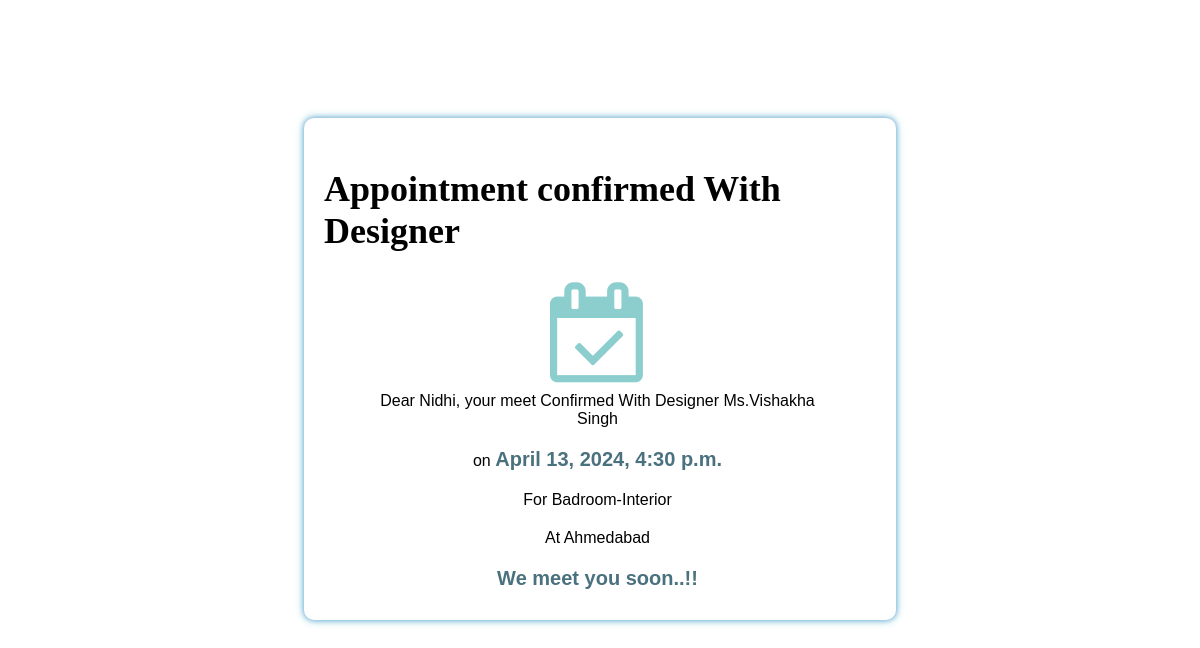
The page /meetdesigner/ (signed in) on the database its author committed.
### myapp/models.py (models this page shows, shortened)
class Booking(models.Model):
    user = models.ForeignKey(User, on_delete=models.CASCADE)
    date_time = models.DateTimeField()
    phone_number = models.CharField(max_length=15)
    location = models.CharField(max_length=100)
    designer_name = models.CharField(max_length=20,default='sMr.Dilip Gajjar')
    service_name = models.CharField(max_length=100)

### myapp/views.py (the view)
# urls.py: path('meetdesigner/', views.meet_designer, name='meetdesigner')
def meet_designer(request):
    bookings = Booking.objects.filter(user=request.user)
    return render(request,'../Templates/bookings.html',{'bookings': bookings})

### Templates/bookings.html (shortened to what this page needs)
{% load static %}
<!DOCTYPE html>
<html lang="en" >
<head>
  <link rel="stylesheet" href="https://cdnjs.cloudflare.com/ajax/libs/font-awesome/4.7.0/css/font-awesome.min.css">
  <link rel="stylesheet" href="{% static 'myapp/style4.css' %}"/>
</head>
<body>
<div class="box-form">
	<div class="right">
		<h2>Appointment confirmed  With Designer</h2>
		<div class="app">
			{% block content %}
			{% if bookings %}
					{% for booking in bookings %}
		<div class="data">
					<i class="fa fa-calendar-check-o" style="font-size:100px; color:#8ccdce"></i>
					 <span>Dear {{booking.user.username}}, your meet Confirmed With Designer {{booking.designer_name}}</span>
					 <span>on <b>{{ booking.date_time }}</b></span>
					 <span>For {{ booking.service_name }}-Interior</span>
					 <span>At {{ booking.location }}</span>
					 <span><b>We meet you soon..!!</b></span>
		</div>
		    		{% endfor %}
			{% else %}
				<p>You have no bookings.</p>
			{% endif %}
			{% endblock %}
		</div>
	</div>
</div>
</body>
</html>

### static/myapp/style4.css (style rules this page uses)
body { background-image: url("back-2.jpg"); background-position: center; background-size: cover; }
.box-form { margin:10% auto; width: 50%; background: #FFFFFF; border-radius: 10px; overflow: hidden; flex: 100%; align-items: stretch; justify-content: space-between; box-shadow:0 0 10px #8ccdce, 0 0 5px cornflowerblue; }
.box-form div { height: auto; }
.box-form .right { padding: 20px; overflow: hidden; }
.box-form .right h2 { font-size:36px; }
.box-form .right .app { overflow: hidden; display:flex; justify-content:space-evenly; }
.box-form .right span { width: 95%; padding: 10px; font-size: 16px; font-weight:200; border: none; outline: none; font-family: Arial, Helvetica, sans-serif; }
.box-form .right span b { font-size: 20px; color: #4a717e ; font-family:'Gill Sans', 'Gill Sans MT', Calibri, 'Trebuchet MS', sans-serif; }
.box-form .right .data { display:grid; text-align: center; }

### rows shown on the page
Booking: user.username "Nidhi", designer_name "Ms.Vishakha Singh", date_time "April 13, 2024, 4:30 p.m.", service_name "Badroom", location "Ahmedabad"
